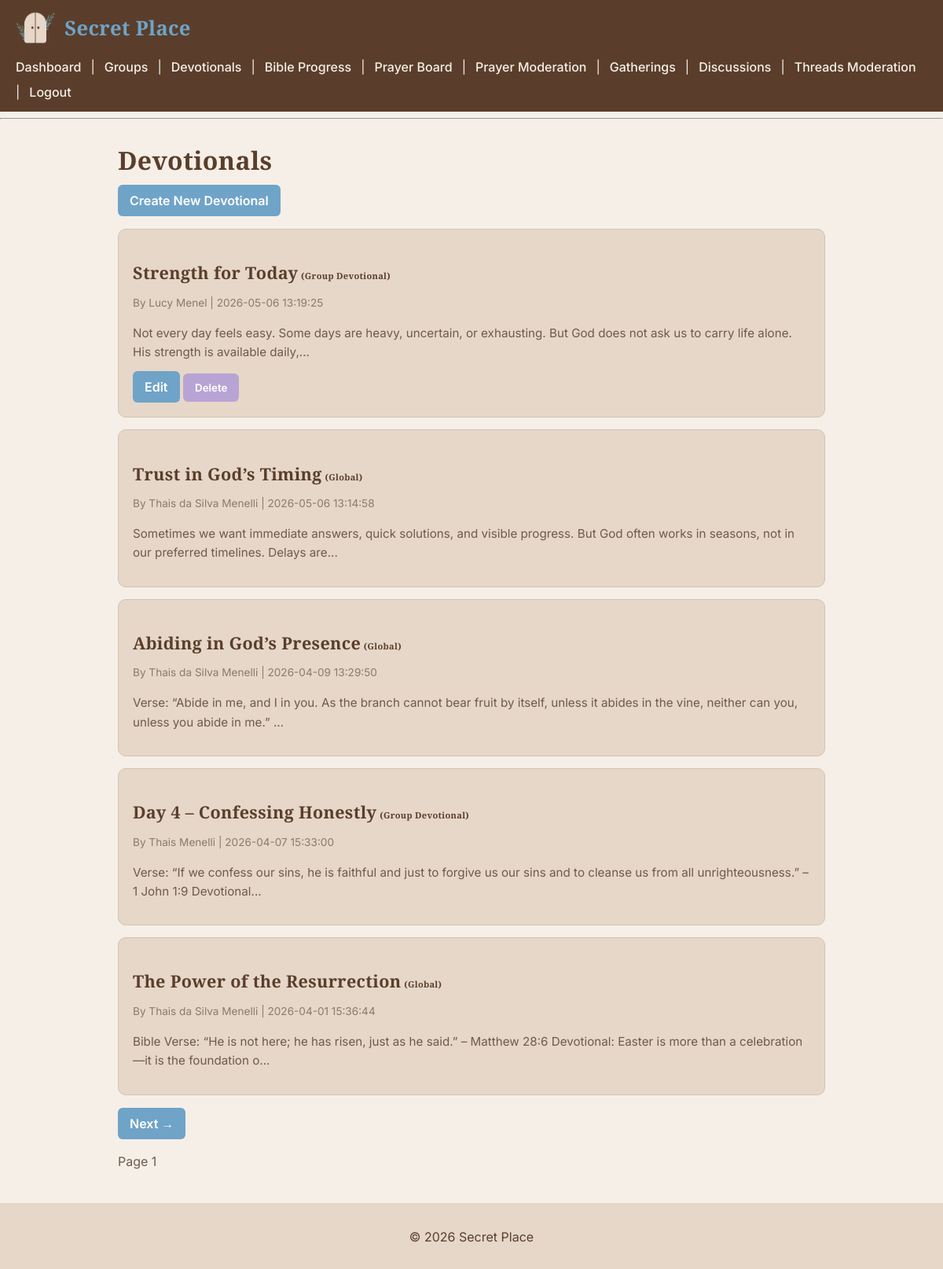
/devotionals/ (signed in), run on the app's committed database.
### tables this page shows
CREATE TABLE devotionals (
    id INTEGER PRIMARY KEY AUTOINCREMENT,
    title TEXT NOT NULL,
    content TEXT NOT NULL,
    created_by INTEGER NOT NULL,
    group_id INTEGER,
    is_active INTEGER DEFAULT 1, created_at DATETIME DEFAULT CURRENT_TIMESTAMP,
    FOREIGN KEY(created_by) REFERENCES users(id)
);

CREATE TABLE users (
    id INTEGER PRIMARY KEY AUTOINCREMENT,
    name TEXT NOT NULL,
    email TEXT UNIQUE NOT NULL,
    password TEXT NOT NULL,
    role TEXT DEFAULT 'member'
, is_active INTEGER DEFAULT 1);

### routes/devotionals.py (the view)
@devotionals_bp.route('/')
def list_devotionals():
    user_id = session.get('user_id')
    if not user_id:
        return redirect(url_for('auth.login'))
    page = request.args.get('page', 1, type=int)
    per_page = 5
    user_group_ids = get_user_group_ids(user_id)
    devotionals = get_global_devotionals()
    if user_group_ids:
        devotionals += get_group_devotionals_for_user(user_id)
    devotionals_data = []
    for d in devotionals:
        group_id = d[4]
        if group_id and group_id not in user_group_ids:
            continue
        author = get_user_by_id(d[3])
        devotionals_data.append({
            "id": d[0],
            "title": d[1],
            "content": d[2],
            "author_id": d[3],
            "group_id": group_id,
            "created_at": d[6],
            "author_name": d[7]
        })
    devotionals_data.sort(key=lambda x: x['created_at'], reverse=True)
    total = len(devotionals_data)
    start = (page - 1) * per_page
    end = start + per_page
    paginated_devotionals = devotionals_data[start:end]
    has_next = end < total
    has_prev = start > 0
    user_role = session.get('user_role')
    can_create = user_role in ['admin', 'leader']
    return render_template(
        'devotional_list.html',
        devotionals=paginated_devotionals,
        page=page,
        has_next=has_next,
        has_prev=has_prev,
        can_create=can_create
    )

### sqlite_db.py (called while the page is built)
def connect_db():
    return sqlite3.connect(Config.DATABASE)

def get_user_by_id(user_id):
    conn = connect_db()
    cursor = conn.cursor()
    cursor.execute(
        """
        SELECT *
        FROM users
        WHERE id = ?
        """,
        (user_id,)
    )
    user = cursor.fetchone()
    conn.close()
    return user

def get_global_devotionals():
    conn = connect_db()
    cursor = conn.cursor()
    cursor.execute(
        """
        SELECT d.*, u.name
        FROM devotionals d
        JOIN users u ON d.created_by = u.id
        WHERE d.group_id IS NULL
        AND d.is_active = 1
        ORDER BY d.created_at DESC
        """
    )
    devotionals = cursor.fetchall()
    conn.close()
    return devotionals

def get_group_devotionals_for_user(user_id):
    group_ids = get_user_group_ids(user_id)
    if not group_ids:
        return []
    conn = connect_db()
    cursor = conn.cursor()
    placeholders = ",".join("?" for _ in group_ids)
    query = f"""
        SELECT d.*, u.name
        FROM devotionals d
        JOIN users u ON d.created_by = u.id
        WHERE d.group_id IN ({placeholders})
        AND d.is_active = 1
        ORDER BY d.created_at DESC
    """
    cursor.execute(query, group_ids)
    devotionals = cursor.fetchall()
    conn.close()
    return devotionals

def get_user_group_ids(user_id):
    conn = connect_db()
    cursor = conn.cursor()
    cursor.execute(
        """
        SELECT group_id
        FROM group_members
        WHERE user_id = ?
        """,
        (user_id,)
    )
    rows = cursor.fetchall()
    conn.close()
    return [row[0] for row in rows]

### templates/devotional_list.html (shortened to what this page needs)
{% extends "layout.html" %}
{% block content %}
<h1>Devotionals</h1>
{% if can_create %}
  <a href="{{ url_for('devotionals.create_devotional') }}" class="btn btn-primary mb-3">Create New Devotional</a>
{% endif %}
<ul class="list-group">
  {% if devotionals %}
    {% for d in devotionals %}
      <li class="list-group-item">
        <h5>
          <a href="{{ url_for('devotionals.devotional_detail', id=d.id) }}">{{ d.title }}</a>
          {% if d.group_id %}
            <small class="text-muted">(Group Devotional)</small>
          {% else %}
            <small class="text-muted">(Global)</small>
          {% endif %}
        </h5>
        <p>By {{ d.author_name }} | {{ d.created_at }}</p>
        <p>{{ d.content[:150] }}{% if d.content|length > 150 %}...{% endif %}</p>
        {% set can_edit_delete = session.get('user_role') == 'admin' or d.author_id == session.get('user_id') %}
        {% if can_edit_delete %}
          <a href="{{ url_for('devotionals.edit_devotional', id=d.id) }}" class="btn btn-sm btn-warning">Edit</a>
          <form id="delete-devotional-{{ d.id }}"
                action="{{ url_for('devotionals.delete_devotional_route', id=d.id) }}"
                method="POST"
                style="display:inline;">
              <button type="button"
                      class="btn btn-sm btn-danger"
                      data-confirm="Delete this devotional?"
                      data-form="delete-devotional-{{ d.id }}">
                  Delete
              </button>
          </form>
        {% endif %}
      </li>
    {% endfor %}
  {% else %}
    <li class="list-group-item">No devotionals available.</li>
  {% endif %}
</ul>
<div class="pagination">
    {% if has_next %}
        <a class="button" href="{{ url_for('devotionals.list_devotionals', page=page+1) }}">Next →</a>
    {% endif %}
</div>
<p>Page {{ page }}</p>
{% endblock %}

### static/css/styles.css (style rules this page uses)
body { font-family: 'Inter', sans-serif; background-color: #f5efe7; color: #6f5a4b; margin: 0; padding: 0; }
h1, h2, h3, h4, h5, h6 { font-family: 'Playfair Display', serif; color: #5a3e2b; font-weight: 700; letter-spacing: 0.3px; margin-bottom: 10px; }
h1 { font-size: 2rem; margin-bottom: 10px; }
p { line-height: 1.6; margin-bottom: 12px; }
.list-group-item { background-color: #e6d7c8; border-radius: 10px; padding: 18px; margin-bottom: 15px; border: 1px solid #d2c2b2; transition: all 0.2s ease; }
.list-group-item h5 { margin-bottom: 6px; }
.list-group-item h5 a { font-size: 1.35rem; font-family: 'Playfair Display', serif; color: #5a3e2b; text-decoration: none; }
.list-group-item p:first-of-type { font-size: 0.85rem; color: #8c7a6b; margin-bottom: 8px; }
.list-group-item p:last-of-type { font-size: 0.95rem; color: #6f5a4b; }
a { color: #6fa3c8; }
button, .button, .btn { font-family: 'Inter', sans-serif; font-weight: 600; background-color: #6fa3c8; color: white; border: none; padding: 10px 15px; text-decoration: none; cursor: pointer; border-radius: 6px; display: inline-block; transition: all 0.2s ease; }
.btn-danger { background-color: #b8a4d4; }
ul { list-style-type: none; padding-left: 0; }
ul li { background-color: #e6d7c8; margin-bottom: 10px; padding: 15px; border-radius: 8px; border: 1px solid #d2c2b2; }

### data on the page
devotionals: title "Strength for Today", shows "(Group Devotional)", author_name "Lucy Menel", created_at "2026-05-06 13:19:25", content "Not every day feels easy. Some days are heavy, uncertain, or exhausting. But God does not ask us to carry life alone. His strength is available daily,"
devotionals: title "Trust in God’s Timing", shows "(Global)", author_name "Thais da Silva Menelli", created_at "2026-05-06 13:14:58", content "Sometimes we want immediate answers, quick solutions, and visible progress. But God often works in seasons, not in our preferred timelines. Delays are"
devotionals: title "Abiding in God’s Presence", shows "(Global)", author_name "Thais da Silva Menelli", created_at "2026-04-09 13:29:50", content "Verse: “Abide in me, and I in you. As the branch cannot bear fruit by itself, unless it abides in the vine, neither can you, unless you abide in me.”"
devotionals: title "Day 4 – Confessing Honestly", shows "(Group Devotional)", author_name "Thais Menelli", created_at "2026-04-07 15:33:00", content "Verse: “If we confess our sins, he is faithful and just to forgive us our sins and to cleanse us from all unrighteousness.” – 1 John 1:9 Devotional"
devotionals: title "The Power of the Resurrection", shows "(Global)", author_name "Thais da Silva Menelli", created_at "2026-04-01 15:36:44", content "Bible Verse: “He is not here; he has risen, just as he said.” – Matthew 28:6 Devotional: Easter is more than a celebration—it is the foundation o"

### other printed values
{{ page }} "1"
